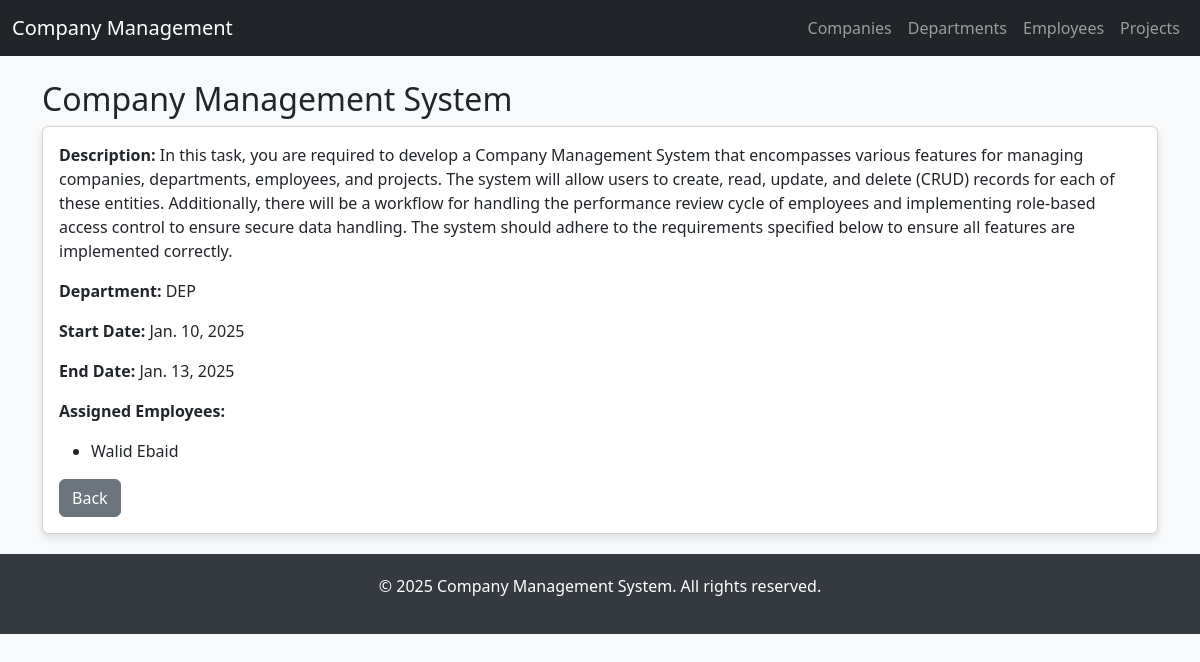
/projects/1/, run on the app's committed database.
### management/models.py (models this page shows, shortened)
class Project(models.Model):
    company = models.ForeignKey(Company, on_delete=models.CASCADE)
    department = models.ForeignKey(Department, related_name='projects', on_delete=models.CASCADE)
    name = models.CharField(max_length=255)
    description = models.TextField()
    start_date = models.DateField()
    end_date = models.DateField()
    assigned_employees = models.ManyToManyField(Employee, related_name='projects')

class Department(models.Model):
    company = models.ForeignKey(Company, related_name='departments', on_delete=models.CASCADE)
    name = models.CharField(max_length=255)

class Employee(models.Model):
    company = models.ForeignKey(Company, on_delete=models.CASCADE)
    department = models.ForeignKey(Department, related_name='employees', on_delete=models.CASCADE)
    name = models.CharField(max_length=255)
    email = models.EmailField(unique=True)
    mobile = models.CharField(max_length=15)
    address = models.TextField()
    designation = models.CharField(max_length=100)
    hired_on = models.DateField(null=True, blank=True)

### management/views.py (the view)
# urls.py: path('projects/<int:id>/', views.project_detail, name='project_detail'),
def project_detail(request, id):
    project = get_object_or_404(Project, id=id)
    return render(request, 'management/project_detail.html', {'project': project})

### management/templates/management/project_detail.html
{% extends 'management/base.html' %}
{% block content %}
<h2>{{ project.name }}</h2>
<div class="card">
    <div class="card-body">
        <p><strong>Description:</strong> {{ project.description }}</p>
        <p><strong>Department:</strong> {{ project.department.name }}</p>
        <p><strong>Start Date:</strong> {{ project.start_date }}</p>
        <p><strong>End Date:</strong> {{ project.end_date }}</p>
        <p><strong>Assigned Employees:</strong></p>
        <ul>
            {% for employee in project.assigned_employees.all %}
            <li>{{ employee.name }}</li>
            {% endfor %}
        </ul>
        <a href="{% url 'projects' %}" class="btn btn-secondary">Back</a>
    </div>
</div>
{% endblock %}

### management/templates/management/base.html (style rules this page uses)
body { background-color: #f8f9fa; }
.card { margin-bottom: 20px; box-shadow: 0 4px 8px rgba(0, 0, 0, 0.1); }

### data on the page
Project: name "Company Management System", description "In this task, you are required to develop a Company Management System that encompasses various features for managing companies, departments, employees, and projects. The system will allow users to create, read, update, and delete (CRUD) records for each of these entities. Additionally, there will be a workflow for handling the performance review cycle of employees and implementing role-based access control to ensure secure data handling. The system should adhere to the requirements specified below to ensure all features are implemented correctly.", department.name "DEP", start_date "Jan. 10, 2025", end_date "Jan. 13, 2025"
Employee: name "Walid Ebaid"
